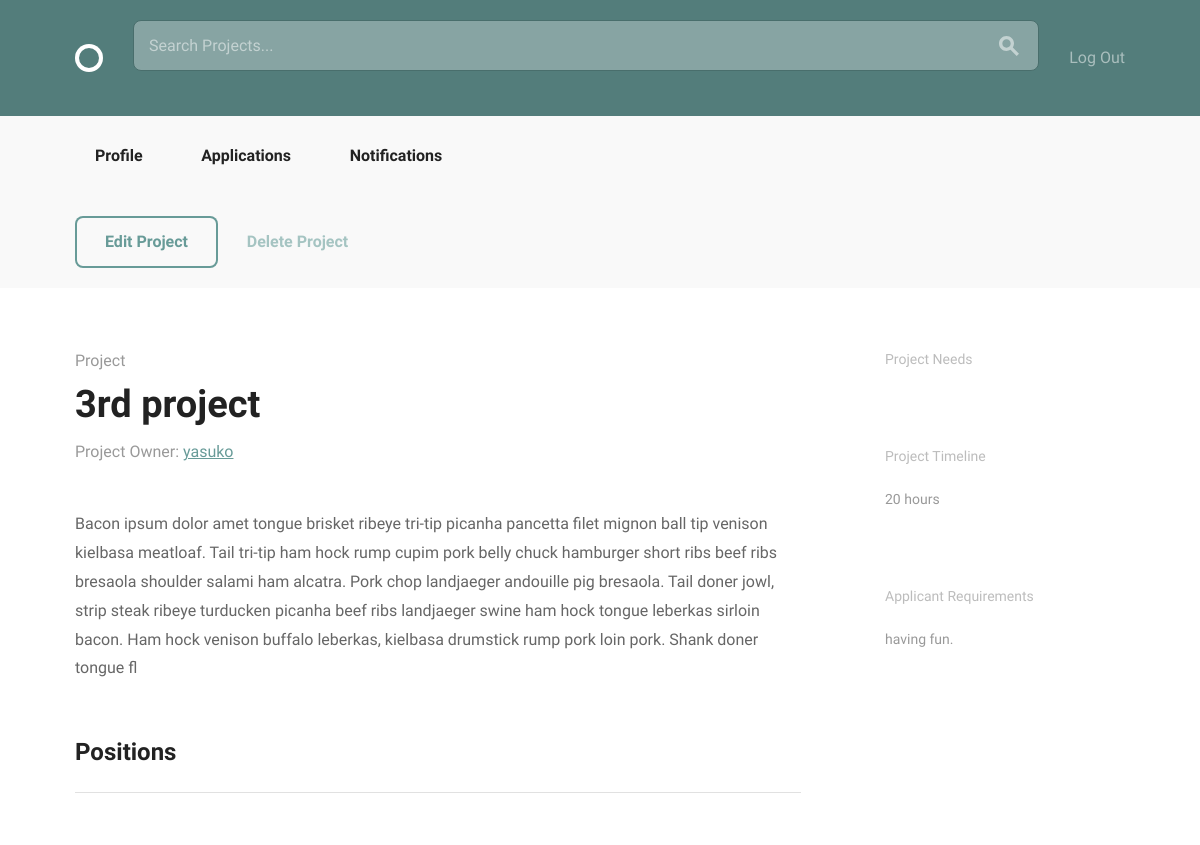
/projects/15/ (signed in), run on an earlier commit of the app's database.
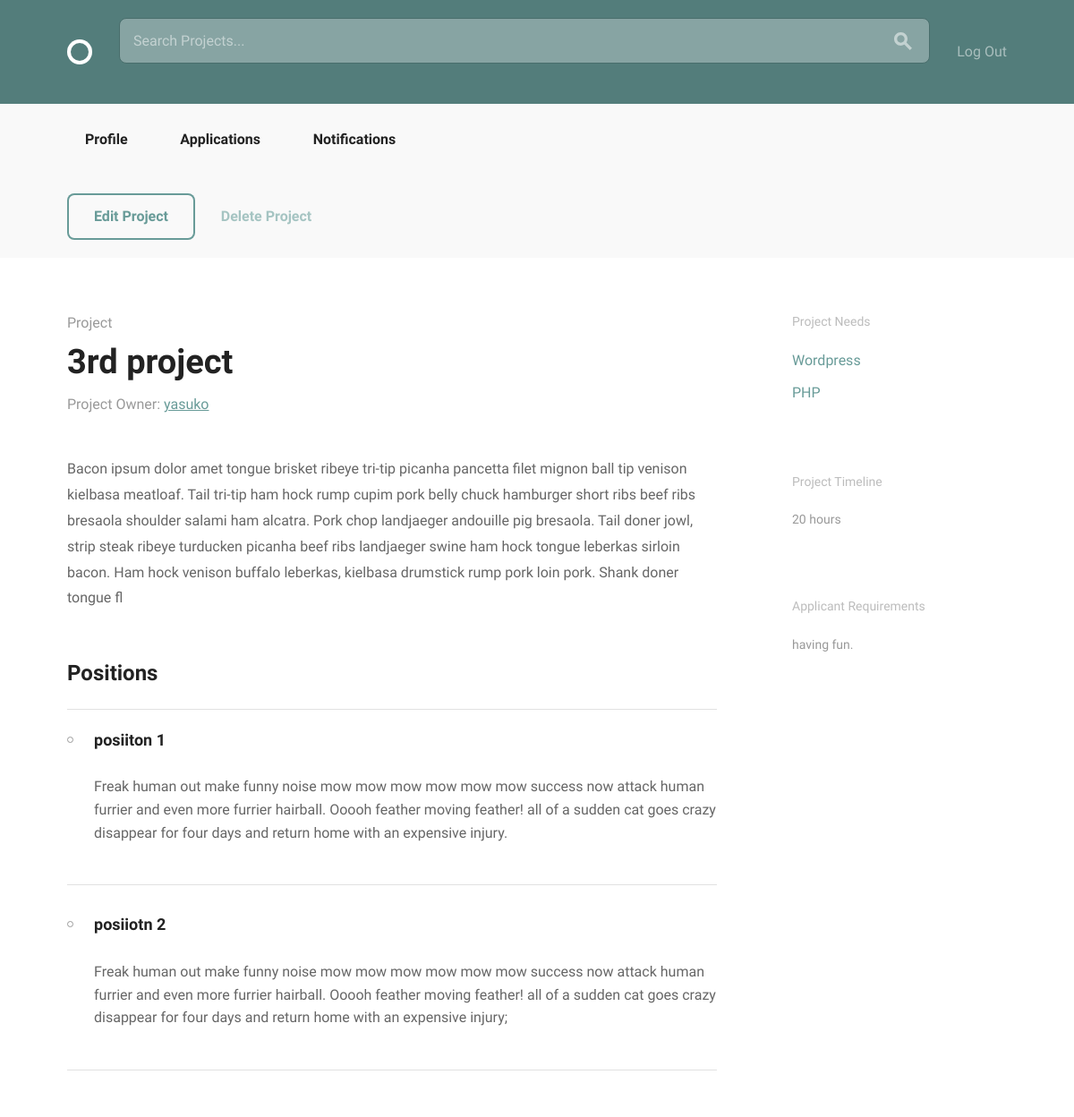
And on a later commit of the database.
### projects/models.py (models this page shows, shortened)
class Position(models.Model):
    ANDROID = "Android"
    DESIGN = "Design"
    JAVA = "Java"
    PHP = "PHP"
    PYTHON = "Python"
    RAILS = "Rails"
    WORDPRESS = "Wordpress"
    iOS = "iOS"
    SKILLES_CHOICES = (
        (ANDROID, "Android Developer"),
        (DESIGN, "Designer"),
        (JAVA, "Java Developer"),
        (PHP, "PHP Developer"),
        (PYTHON, "Python Developer"),
        (RAILS, "Rails Developer"),
        (WORDPRESS, "Wordpress Developer"),
        (iOS, "iOS Developer")
    )
    project = models.ForeignKey(
        Project,
        null=True,
        related_name="positions",
        on_delete=models.CASCADE)
    title = models.CharField(max_length=100, blank=True)
    description = models.TextField(max_length=500, blank=True)
    skill = models.CharField(
        max_length=20,
        choices=SKILLES_CHOICES,
        default="",
        blank=True)
    position_filled = models.BooleanField(default=False, blank=True)
    applicants = models.ManyToManyField(
        settings.AUTH_USER_MODEL,
        through='Application')

### projects/views.py (the view)
# urls.py: url(r"^(?P<pk>\d+)/$", views.project_detail, name="project_detail"),
@login_required
def project_detail(request, pk):
    project = get_object_or_404(models.Project, pk=pk)
    positions = models.Position.objects.filter(project_id=pk)
    return render(
        request,
        'projects/project_detail.html', {
        'project': project,
        'positions': positions })

### accounts/models.py (called while the page is built)
    def __str__(self):
        return self.username

### projects/templatetags/project_extras.py (called while the page is built)
@register.filter('markdown_to_html')
def markdown_to_html(markdown_text):
    html_body = markdown2.markdown(markdown_text)
    return mark_safe(html_body)

### projects/templates/projects/project_detail.html (shortened to what this page needs)
{% extends "layout.html" %}
{% load static from staticfiles %}
{% load project_extras %}
{% block body_content %}
<div class="circle--actions--bar">
    <div class="bounds">
        {% if project.user == request.user %}
            <div class="grid-100">
                <a class="button" href="{% url "projects:project_edit" pk=project.pk %}">Edit Project</a>
                <a class="button button-text" href="{% url "projects:confirm" pk=project.pk %}">Delete Project</a>
            </div>
        {% endif %}
    </div>
</div>
<div class="bounds circle--page circle--article">
    <div class="grid-70">
        <div class="circle--article--header">
            <h4 class="circle--article--section">Project</h4>
            <h1 class="circle--article--title">{{ project.title }}</h1>
            <p class="circle--article--byline">Project Owner: <a href="{% url 'accounts:profile_detail' pk=project.user.id %}">{{ project.user }}</a></p>
        </div>
        <div class="circle--article--body">
            {{ project.description | markdown_to_html }}
        </div>
        <div class="circle--project--positions">
            <h2>Positions</h2>
            <ul class="circle--group--list">
                {% for position in positions %}
                    <li>
                        {% if position.title %}
                            <h3>{{ position.title }}</h3>
                        {% endif %}
                        {% if position.description %}
                            <p>{{ position.description | markdown_to_html }}</p>
                        {% endif %}
                    </li>
                {% endfor %}
            </ul>
        </div>
    </div>
    <div class="grid-25 grid-push-5">
        <div class="circle--secondary--module">
            <h3>Project Needs</h3>
            <ul class="circle--link--list">
                {% for position in positions %}
                    <li><a>{{ position.skill }}</a></li>
                {% endfor %}
            </ul>
        </div>
        <div class="circle--secondary--module">
            <h3>Project Timeline</h3>
            <p>{{ project.estimated_time }} hours</p>
        </div>
        <div class="circle--secondary--module">
            <h3>Applicant Requirements</h3>
            <p>{{ project.requirements }}.</p>
        </div>
    </div>
</div>
{% endblock %}

What changed in the data, as far as the page shows it:
added Position: title "posiiton 1", description "Freak human out make funny noise mow mow mow mow mow mow success now attack human furrier and even more furrier hairball. Ooooh feather moving feather! all of a sudden cat goes crazy disappear for four days and return home with an expensive injury.", skill "Wordpress"
added Position: title "posiiotn 2", description "Freak human out make funny noise mow mow mow mow mow mow success now attack human furrier and even more furrier hairball. Ooooh feather moving feather! all of a sudden cat goes crazy disappear for four days and return home with an expensive injury;", skill "PHP"
